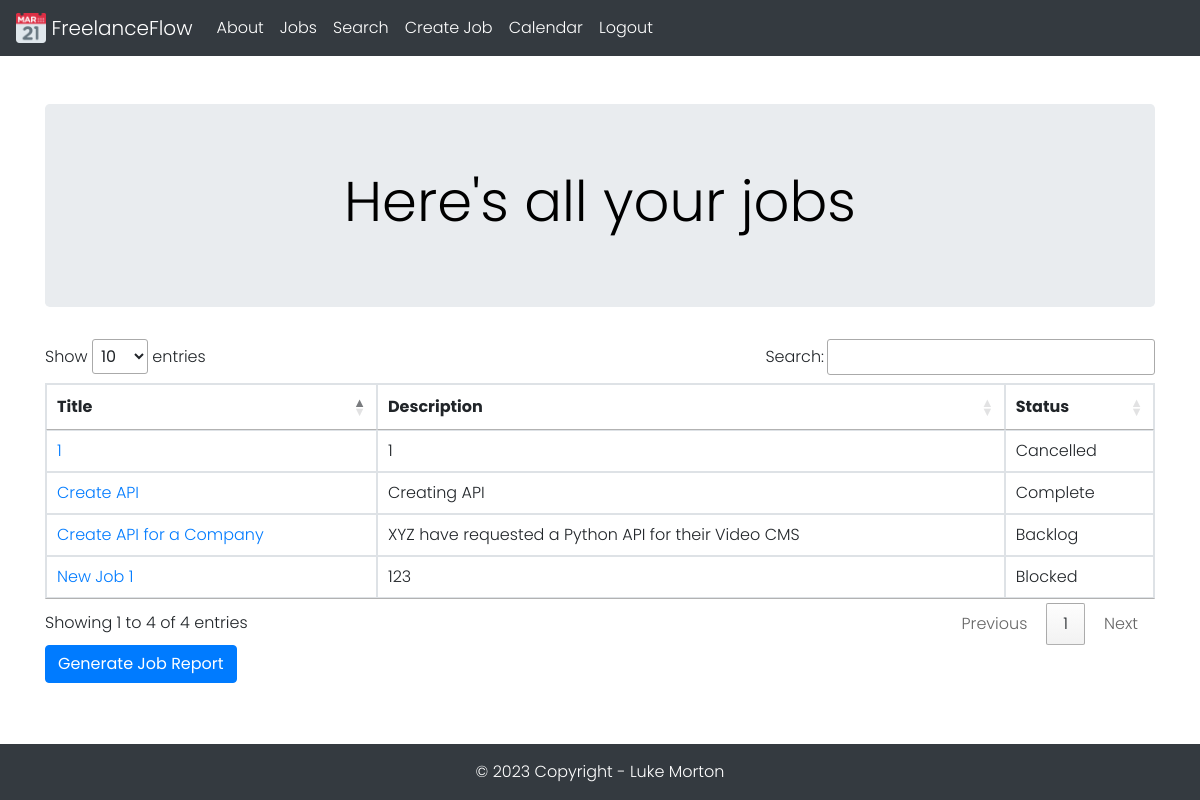
Before: /jobs (signed in) with the older database file.
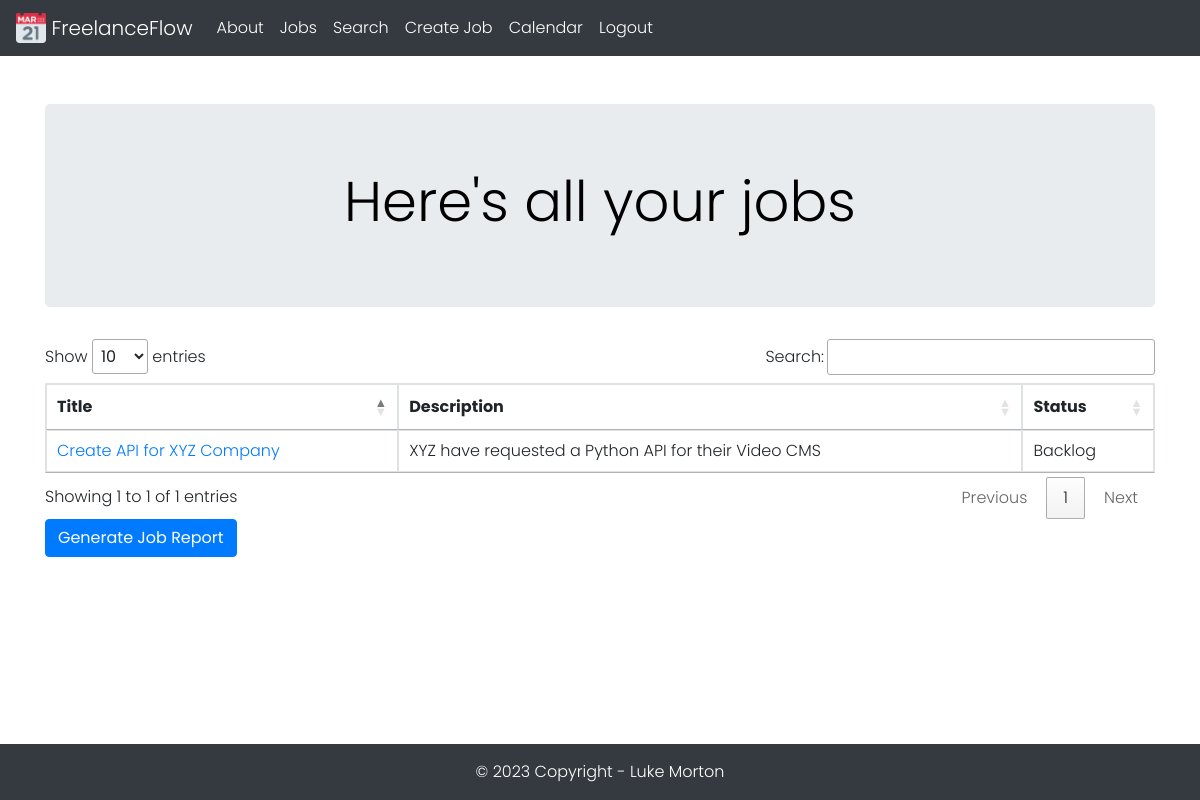
After: the same page with the newer database file.
### tables this page shows
CREATE TABLE Jobs (
    jobid INTEGER PRIMARY KEY AUTOINCREMENT,
    title TEXT NOT NULL,
    description TEXT NOT NULL,
    datecreated TEXT NOT NULL,
    deadline TEXT NOT NULL,
    status TEXT NOT NULL,
    quotation REAL NOT NULL,
    createdby INTEGER,
    FOREIGN KEY (createdby) REFERENCES Users(userid)
);

### application.py (the view)
@app.route('/jobs')
@login_required
def jobs():
    conn = database_connection()
    Jobs = conn.execute('SELECT * FROM Jobs WHERE createdby = ?', (current_user.id,)).fetchall()
    conn.close()
    if not Jobs:
        flash('Create your first job here!')
        return redirect(url_for('createjob'))
    else:
        return render_template('jobs.html', Jobs=Jobs)

### application.py (called while the page is built)
def database_connection():
    conn = sqlite3.connect('freelanceflow.db')
    conn.row_factory = sqlite3.Row
    return conn

@login_manager.user_loader
def load_user(user_id):
    conn = database_connection()
    user_data = conn.execute('SELECT * FROM Users WHERE userid = ?', (user_id,)).fetchone()
    conn.close()
    if user_data is None:
        return None
    user = User(user_data['userid'], user_data['emailaddress'], user_data['password'], user_data['firstname'], user_data['lastname'], user_data['username'], user_data['accounttype'])
    return user

### templates/jobs.html (shortened to what this page needs)
{% extends 'base.html' %}
{% block jumbotron_title %} Here's all your jobs {% endblock %}
{% block content %}
    <div class="container">
        <table id="job_table" class="table table-bordered table-hover">
            <thead>
                <tr>
                    <th>Title</th>
                    <th>Description</th>
                    <th>Status</th>
                </tr>
            </thead>
            <tbody>
                {% for Job in Jobs %}
                    <tr>
                        <td><a href="{{ url_for('job', job_id=Job['jobid']) }}">{{ Job['title'] }}</a></td>
                        <td>{{ Job['description'] }}</td>
                        <td>{{ Job['status'] }}</td>
                    </tr>
                {% endfor %}
            </tbody>
        </table>
        <a href="{{ url_for('generate_report') }}" class="btn btn-primary">Generate Job Report</a>
    </div>
{% endblock %}

Changed rows visible on the page:
removed Jobs: title "New Job 1", description "123", status "Blocked"
removed Jobs: title "1", description "1", status "Cancelled"
removed Jobs: title "Create API", description "Creating API", status "Complete"
changed Jobs "XYZ have requested a Python API for their Video CMS": title "Create API for a Company" → "Create API for XYZ Company"
Other visible differences:
text written by a page script: "Show entries Search: Showing 1 to 4 of 4 entries Previous 1 Next" → "Show entries Search: Showing 1 to 1 of 1 entries Previous 1 Next"
